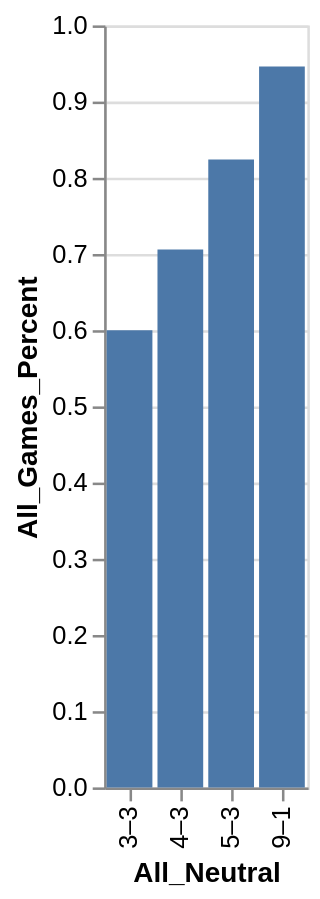

Express this chart as Vega-Lite.
### Vega-Lite specification from a JSON file in a GitHub repository (floating-point values rounded to 4 significant figures)
{"data": {"values": [{"x_data": "3–3", "y_data": 0.6}, {"x_data": "4–3", "y_data": 0.706}, {"x_data": "5–3", "y_data": 0.824}, {"x_data": "9–1", "y_data": 0.946}]}, "mark": "bar", "encoding": {"x": {"field": "x_data", "type": "nominal", "title": "All_Neutral", "sort": "ascending"}, "y": {"field": "y_data", "type": "quantitative", "title": "All_Games_Percent"}}}
